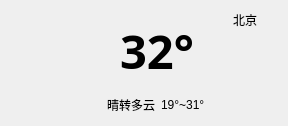
    <widget class="QWidget" name="widget_4" native="true">
     <property name="geometry">
      <rect>
       <x>30</x>
       <y>100</y>
       <width>271</width>
       <height>121</height>
      </rect>
     </property>
     <layout class="QGridLayout" name="gridLayout_4">
      <item row="0" column="0">
       <layout class="QHBoxLayout" name="horizontalLayout_8">
        <item>
         <widget class="QLabel" name="lblTempIcon">
          <property name="minimumSize">
           <size>
            <width>90</width>
            <height>0</height>
           </size>
          </property>
          <property name="styleSheet">
           <string notr="true">background-color: transparent;</string>
          </property>
          <property name="text">
           <string/>
          </property>
          <property name="pixmap">
           <pixmap resource="res.qrc">:/icon/res/type/DuoYun.png</pixmap>
          </property>
          <property name="scaledContents">
           <bool>true</bool>
          </property>
          <property name="alignment">
           <set>Qt::AlignCenter</set>
          </property>
         </widget>
        </item>
        <item>
         <layout class="QVBoxLayout" name="verticalLayout_9">
          <item>
           <layout class="QHBoxLayout" name="horizontalLayout_7">
            <item>
             <widget class="QLabel" name="lblTemp">
              <property name="minimumSize">
               <size>
                <width>100</width>
                <height>0</height>
               </size>
              </property>
              <property name="font">
               <font>
                <family>微软雅黑</family>
                <pointsize>35</pointsize>
                <italic>false</italic>
                <bold>true</bold>
               </font>
              </property>
              <property name="styleSheet">
               <string notr="true">font: 700 35pt &quot;微软雅黑&quot;;
background-color: transparent;</string>
              </property>
              <property name="text">
               <string>32°</string>
              </property>
              <property name="alignment">
               <set>Qt::AlignCenter</set>
              </property>
             </widget>
            </item>
            <item>
             <spacer name="horizontalSpacer_3">
              <property name="orientation">
               <enum>Qt::Horizontal</enum>
              </property>
              <property name="sizeHint" stdset="0">
               <size>
                <width>30</width>
                <height>78</height>
               </size>
              </property>
             </spacer>
            </item>
            <item>
             <layout class="QVBoxLayout" name="verticalLayout_8">
              <item>
               <widget class="QLabel" name="lblCity">
                <property name="minimumSize">
                 <size>
                  <width>64</width>
                  <height>0</height>
                 </size>
                </property>
                <property name="styleSheet">
                 <string notr="true">background-color: transparent;</string>
                </property>
                <property name="text">
                 <string>北京</string>
                </property>
                <property name="alignment">
                 <set>Qt::AlignCenter</set>
                </property>
               </widget>
              </item>
              <item>
               <spacer name="verticalSpacer">
                <property name="orientation">
                 <enum>Qt::Vertical</enum>
                </property>
                <property name="sizeHint" stdset="0">
                 <size>
                  <width>20</width>
                  <height>40</height>
                 </size>
                </property>
               </spacer>
              </item>
             </layout>
            </item>
           </layout>
          </item>
          <item>
           <layout class="QHBoxLayout" name="horizontalLayout_6">
            <item>
             <widget class="QLabel" name="lblType">
              <property name="styleSheet">
               <string notr="true">background-color: transparent;</string>
              </property>
              <property name="text">
               <string>晴转多云</string>
              </property>
             </widget>
            </item>
            <item>
             <widget class="QLabel" name="lblLowHigh">
              <property name="styleSheet">
               <string notr="true">background-color: transparent;</string>
              </property>
              <property name="text">
               <string>19°~31°</string>
              </property>
             </widget>
            </item>
            <item>
             <spacer name="horizontalSpacer_2">
              <property name="orientation">
               <enum>Qt::Horizontal</enum>
              </property>
              <property name="sizeHint" stdset="0">
               <size>
                <width>40</width>
                <height>20</height>
               </size>
              </property>
             </spacer>
            </item>
           </layout>
          </item>
         </layout>
        </item>
       </layout>
      </item>
     </layout>
    </widget>
